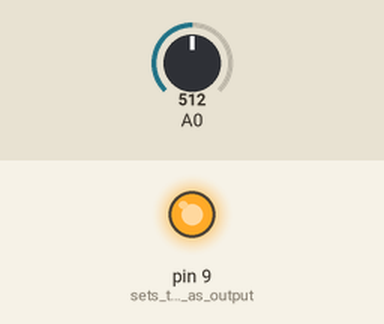
Bench run of a sketch on a simulated Arduino Uno, built with avr-gcc and run on an emulated ATmega328P. Shown: output pins drawn as LEDs (lit = HIGH). Inputs (shaded band) come from the test bench; at power-on: A0 = 512. What the sketch prints to the serial monitor is not drawn.

Above: at 0.1 s.
Timing chart, 0 to 1.6 s (numbered marks = the images above):
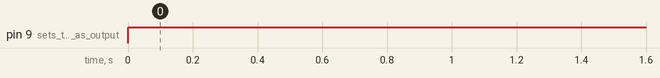

Measured:
- by itself, pin 9 (sets_the_pin_as_output): LOW → HIGH at 0.00 s

The sketch:

w13.ino
```cpp
  // variable to store the read value

void setup() {
  pinMode(9, OUTPUT);  // sets the pin as output
  Serial.begin(9600);
}

void loop() {
 int sensorRead=analogRead(A0);
 Serial.println(sensorRead);
 if(sensorRead<500)sensorRead=300;
 else if(sensorRead>800)sensorRead=880;
  int ledblink=map(sensorRead,300,880,0,1000);
  analogWrite(9,sensorRead);
  delay(1);
}
```
